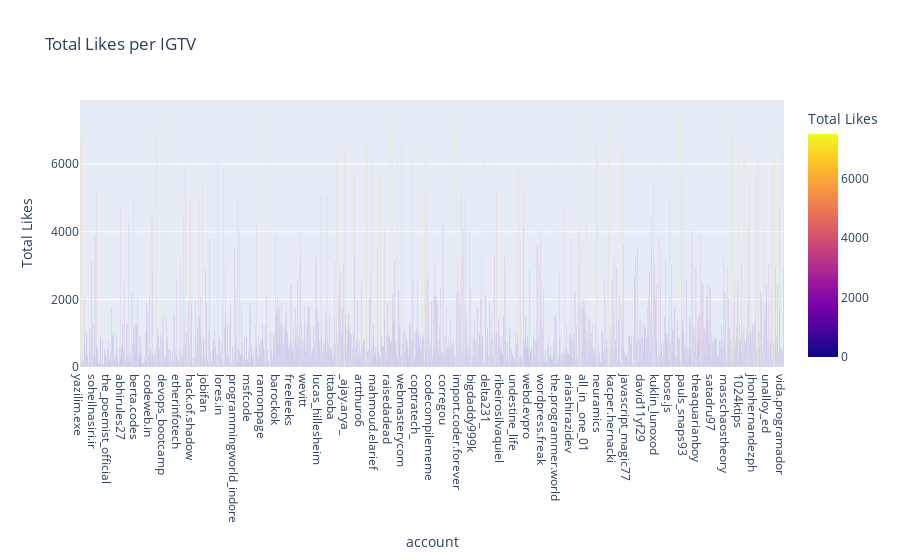

Notebook source saved alongside this figure:
### Code cell
figure = px.bar(data, x=data["account"], 
                y = data["Total Likes"], 
                color = data["Total Likes"],
            title="Total Likes per IGTV")
figure.show()

### Figure 1 — Plotly figure (JSON) as saved in the notebook; plotly's stock layout.template omitted (floating-point values rounded to 4 significant figures; data arrays with more than 128 entries replaced by an {"elided": "..."} marker saying what was removed)
{"data": [{"alignmentgroup": "True", "hovertemplate": "account=%{x}<br>Total Likes=%{marker.color}<extra></extra>", "legendgroup": "", "marker": {"color": {"elided": "2107 int values"}, "coloraxis": "coloraxis", "pattern": {"shape": ""}}, "name": "", "offsetgroup": "", "orientation": "v", "showlegend": false, "textposition": "auto", "type": "bar", "x": {"elided": "2107 str values"}, "xaxis": "x", "y": {"elided": "2107 int values"}, "yaxis": "y"}], "layout": {"autosize": true, "barmode": "relative", "coloraxis": {"colorbar": {"title": {"text": "Total Likes"}}, "colorscale": [[0, "#0d0887"], [0.1111, "#46039f"], [0.2222, "#7201a8"], [0.3333, "#9c179e"], [0.4444, "#bd3786"], [0.5556, "#d8576b"], [0.6667, "#ed7953"], [0.7778, "#fb9f3a"], [0.8889, "#fdca26"], [1, "#f0f921"]]}, "legend": {"tracegroupgap": 0}, "title": {"text": "Total Likes per IGTV"}, "xaxis": {"anchor": "y", "autorange": true, "domain": [0, 1], "range": [-0.5, 2106.0], "title": {"text": "account"}, "type": "category"}, "yaxis": {"anchor": "x", "autorange": true, "domain": [0, 1], "range": [0, 7897.0], "title": {"text": "Total Likes"}, "type": "linear"}}}
